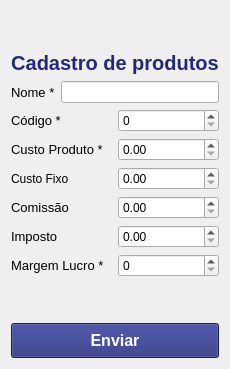
       <widget class="QWidget" name="pgCadastro">
        <layout class="QVBoxLayout" name="verticalLayout_2">
         <item>
          <spacer name="verticalSpacer_2">
           <property name="orientation">
            <enum>Qt::Vertical</enum>
           </property>
           <property name="sizeHint" stdset="0">
            <size>
             <width>20</width>
             <height>40</height>
            </size>
           </property>
          </spacer>
         </item>
         <item>
          <widget class="QLabel" name="label_8">
           <property name="palette">
            <palette>
             <active>
              <colorrole role="WindowText">
               <brush brushstyle="SolidPattern">
                <color alpha="255">
                 <red>35</red>
                 <green>41</green>
                 <blue>121</blue>
                </color>
               </brush>
              </colorrole>
             </active>
             <inactive>
              <colorrole role="WindowText">
               <brush brushstyle="SolidPattern">
                <color alpha="255">
                 <red>35</red>
                 <green>41</green>
                 <blue>121</blue>
                </color>
               </brush>
              </colorrole>
             </inactive>
             <disabled>
              <colorrole role="WindowText">
               <brush brushstyle="SolidPattern">
                <color alpha="255">
                 <red>127</red>
                 <green>127</green>
                 <blue>127</blue>
                </color>
               </brush>
              </colorrole>
             </disabled>
            </palette>
           </property>
           <property name="font">
            <font>
             <pointsize>15</pointsize>
             <weight>75</weight>
             <bold>true</bold>
            </font>
           </property>
           <property name="text">
            <string>Cadastro de produtos</string>
           </property>
           <property name="alignment">
            <set>Qt::AlignCenter</set>
           </property>
          </widget>
         </item>
         <item>
          <layout class="QHBoxLayout" name="horizontalLayout_4">
           <item>
            <widget class="QLabel" name="label_5">
             <property name="font">
              <font>
               <pointsize>10</pointsize>
              </font>
             </property>
             <property name="text">
              <string>Nome *</string>
             </property>
            </widget>
           </item>
           <item>
            <widget class="QLineEdit" name="input_nome"/>
           </item>
          </layout>
         </item>
         <item>
          <layout class="QHBoxLayout" name="horizontalLayout_5">
           <property name="spacing">
            <number>6</number>
           </property>
           <item>
            <widget class="QLabel" name="label_6">
             <property name="font">
              <font>
               <pointsize>10</pointsize>
              </font>
             </property>
             <property name="text">
              <string>Código *</string>
             </property>
            </widget>
           </item>
           <item>
            <widget class="QSpinBox" name="input_cod">
             <property name="alignment">
              <set>Qt::AlignLeading|Qt::AlignLeft|Qt::AlignVCenter</set>
             </property>
            </widget>
           </item>
          </layout>
         </item>
         <item>
          <layout class="QHBoxLayout" name="horizontalLayout_6">
           <item>
            <widget class="QLabel" name="label_7">
             <property name="font">
              <font>
               <pointsize>10</pointsize>
              </font>
             </property>
             <property name="text">
              <string>Custo Produto *</string>
             </property>
            </widget>
           </item>
           <item>
            <widget class="QDoubleSpinBox" name="input_CustoProduto"/>
           </item>
          </layout>
         </item>
         <item>
          <layout class="QHBoxLayout" name="horizontalLayout_9">
           <item>
            <widget class="QLabel" name="label_9">
             <property name="text">
              <string>Custo Fixo</string>
             </property>
            </widget>
           </item>
           <item>
            <widget class="QDoubleSpinBox" name="input_custoFixo"/>
           </item>
          </layout>
         </item>
         <item>
          <layout class="QHBoxLayout" name="horizontalLayout_8">
           <item>
            <widget class="QLabel" name="label_4">
             <property name="font">
              <font>
               <pointsize>10</pointsize>
              </font>
             </property>
             <property name="text">
              <string>Comissão</string>
             </property>
            </widget>
           </item>
           <item>
            <widget class="QDoubleSpinBox" name="input_comissao"/>
           </item>
          </layout>
         </item>
         <item>
          <layout class="QHBoxLayout" name="horizontalLayout_7">
           <item>
            <widget class="QLabel" name="label_3">
             <property name="font">
              <font>
               <pointsize>10</pointsize>
              </font>
             </property>
             <property name="text">
              <string>Imposto</string>
             </property>
            </widget>
           </item>
           <item>
            <widget class="QDoubleSpinBox" name="input_imposto"/>
           </item>
          </layout>
         </item>
         <item>
          <layout class="QHBoxLayout" name="horizontalLayout_3">
           <item>
            <widget class="QLabel" name="spin">
             <property name="font">
              <font>
               <pointsize>10</pointsize>
              </font>
             </property>
             <property name="text">
              <string>Margem Lucro *</string>
             </property>
            </widget>
           </item>
           <item>
            <widget class="QSpinBox" name="input_MargemLucro"/>
           </item>
          </layout>
         </item>
         <item>
          <spacer name="verticalSpacer">
           <property name="orientation">
            <enum>Qt::Vertical</enum>
           </property>
           <property name="sizeHint" stdset="0">
            <size>
             <width>20</width>
             <height>40</height>
            </size>
           </property>
          </spacer>
         </item>
         <item>
          <widget class="QPushButton" name="bt_cadastrar">
           <property name="sizePolicy">
            <sizepolicy hsizetype="Minimum" vsizetype="Fixed">
             <horstretch>0</horstretch>
             <verstretch>0</verstretch>
            </sizepolicy>
           </property>
           <property name="minimumSize">
            <size>
             <width>0</width>
             <height>35</height>
            </size>
           </property>
           <property name="font">
            <font>
             <pointsize>12</pointsize>
             <weight>75</weight>
             <bold>true</bold>
            </font>
           </property>
           <property name="styleSheet">
            <string notr="true">QPushButton{
background-color:rgb(35, 41, 121);
color:rgb(255, 255, 255);
cursor: pointer;
}
QPushButton:hover {
    transform: scale(1.1);
}
QPushButton:active {
    transform: scale(0.9); 
}
</string>
           </property>
           <property name="text">
            <string>Enviar</string>
           </property>
          </widget>
         </item>
        </layout>
       </widget>
